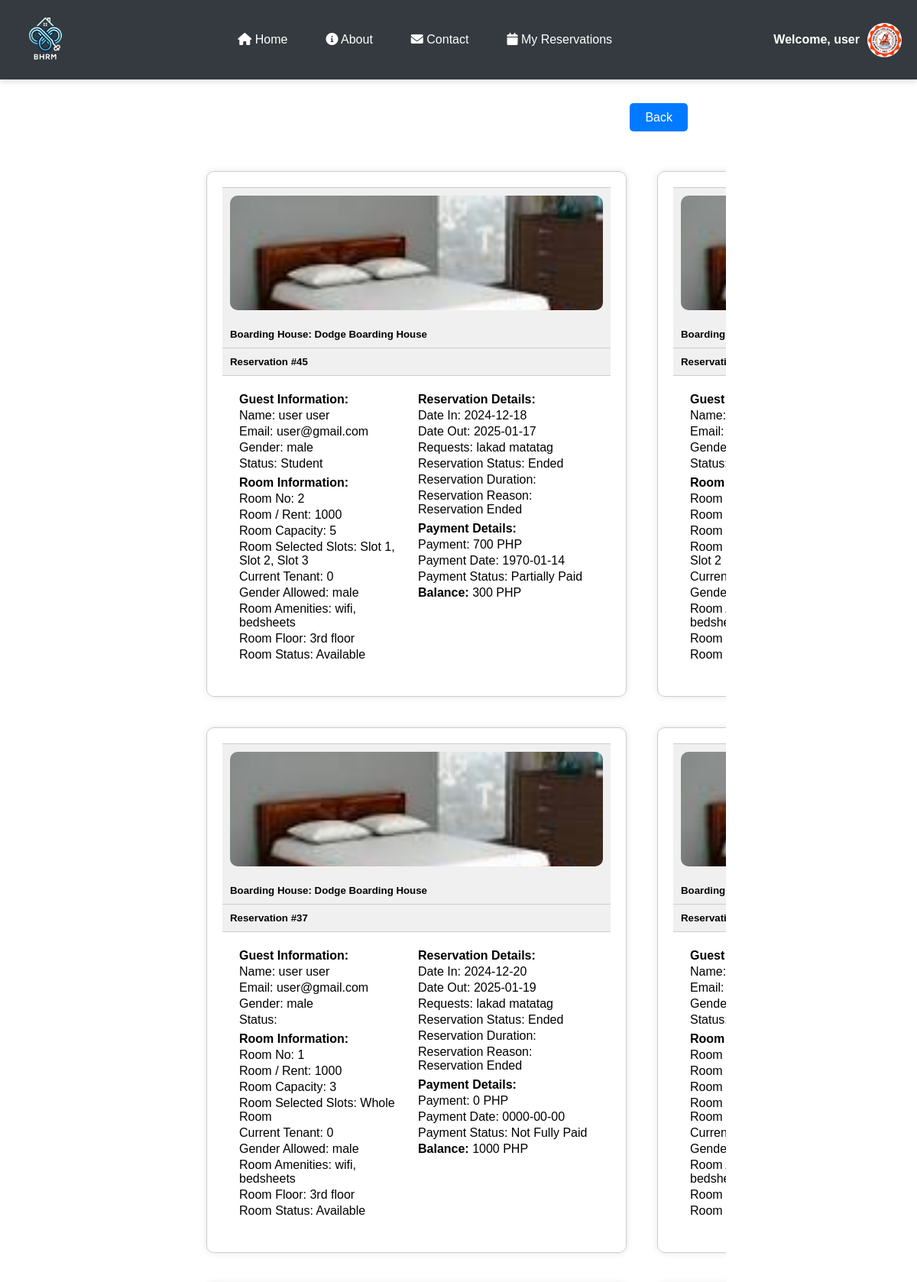
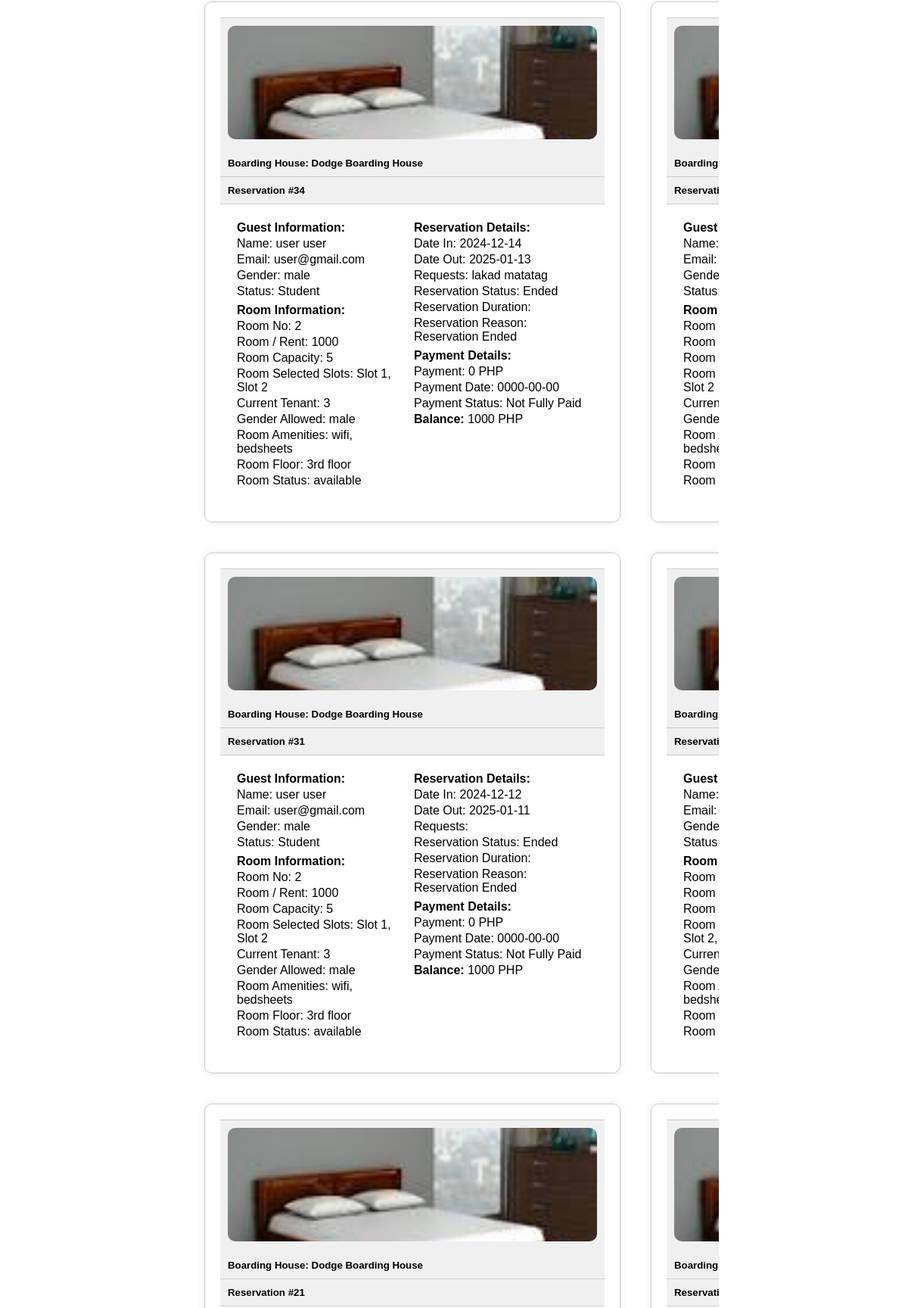
The page /reservation.php (signed in, upper part) on the database its author committed (2 pictures, top to bottom).
### tables this page shows
CREATE TABLE `users` (
  `id` int(11) NOT NULL,
  `image` varchar(255) NOT NULL,
  `fname` varchar(50) NOT NULL,
  `lname` varchar(50) NOT NULL,
  `gender` varchar(255) NOT NULL,
  `uname` varchar(50) NOT NULL,
  `pass` varchar(50) NOT NULL,
  `role` varchar(50) NOT NULL,
  `hname` varchar(255) NOT NULL
);

CREATE TABLE `reservation` (
  `id` int(255) NOT NULL,
  `image` varchar(255) NOT NULL,
  `fname` varchar(255) NOT NULL,
  `lname` varchar(255) NOT NULL,
  `email` varchar(255) NOT NULL,
  `gender` varchar(255) NOT NULL,
  `date_in` date DEFAULT NULL,
  `date_out` date DEFAULT NULL,
  `tenant_status` varchar(255) NOT NULL,
  `addons` varchar(255) NOT NULL,
  `room_no` int(255) NOT NULL,
  `capacity` int(255) NOT NULL,
  `room_slot` varchar(255) NOT NULL,
  `current_tenant` int(255) NOT NULL,
  `amenities` varchar(255) NOT NULL,
  `tenant_type` varchar(255) NOT NULL,
  `room_floor` varchar(255) NOT NULL,
  `price` int(255) NOT NULL,
  `status` varchar(255) NOT NULL,
  `payment` int(255) NOT NULL,
  `pay_stat` varchar(255) NOT NULL,
  `pay_date` date DEFAULT NULL,
  `res_stat` varchar(255) NOT NULL,
  `res_duration` varchar(255) NOT NULL,
  `res_reason` varchar(255) NOT NULL,
  `hname` varchar(255) NOT NULL,
  `owner` varchar(255) NOT NULL
);

### reservation.php (the view, shortened to what this page needs)
<?php require 'php/connection.php';
?>
<!DOCTYPE html>
<html lang="en">
<head>
</head>
<body>
    <?php include 'navbar.php'; ?>
    <?php if(!empty($_SESSION['role']) && $_SESSION['role'] == 'landlord'): ?>
    <?php else: ?>
        <div class="back">
            <div>
                <?php
                    if(empty($_SESSION['uname'])){
                        echo "<a class='btn' href='index.php'>Back</a>";
                    }else{
                        echo "<a class='btn' href='index.php'>Back</a>";
                    }
                ?>
            </div>
        </div>
    <?php endif; ?>
    <div class="container">
        <?php
        if (!empty($_SESSION['uname']) && $_SESSION['role'] == 'user' && empty($_SESSION['hname'])) {
            $uname = $_SESSION['uname'];
            $reservationQuery = "SELECT * FROM reservation WHERE email = '$uname' ORDER BY id DESC";
            $reservationResult = mysqli_query($conn, $reservationQuery);
            while ($reservation = mysqli_fetch_assoc($reservationResult)) {
                $reservationId = $reservation['id'];
                $roomPrice = $reservation['price'];
                $twobalance = $reservation['price'] - $reservation['payment'];
                $paymentQuery = "SELECT * FROM payments WHERE res_id = '$reservationId' ORDER BY id DESC";
                $paymentResult = mysqli_query($conn, $paymentQuery);
                $payment = mysqli_fetch_assoc($paymentResult);
                $paymentAmount = $payment['payment'] ?? 0;
                $balance = $roomPrice - $paymentAmount;
                ?>
                <div class="card">
                    <div class="card-footer">
                        <img src="<?php echo $reservation['image']; ?>" alt="Boarding House Image">
                    </div>
                    <div class="card-header">
                        <h5>Boarding House: <?php echo $reservation['hname']; ?></h5>
                    </div>
                    <div class="card-header">
                        <h5>Reservation #<?php echo $reservation['id']; ?></h5>
                    </div>
                    <div class="card-body">
                        <div class="row">
                            <div class="col-md-6">
                                <p><strong>Guest Information:</strong></p>
                                <p>Name: <?php echo $reservation['fname'] . ' ' . $reservation['lname']; ?></p>
                                <p>Email: <?php echo $reservation['email']; ?></p>
                                <p>Gender: <?php echo $reservation['gender']; ?></p>
                                <p>Status: <?php echo $reservation['tenant_status']; ?></p>
                            </div>
                            <div class="col-md-6">
                                <p><strong>Room Information:</strong></p>
                                <p>Room No: <?php echo $reservation['room_no']; ?></p>
                                <p>Room / Rent: <?php echo $reservation['price']; ?></p>
                                <p>Room Capacity: <?php echo $reservation['capacity']; ?></p>
                                <p>Room Selected Slots: <?php echo $reservation['room_slot']; ?></p>
                                <p>Current Tenant: <?php echo $reservation['current_tenant']; ?></p>
                                <p>Gender Allowed: <?php echo $reservation['gender']; ?></p>
                                <p>Room Amenities: <?php echo $reservation['amenities']; ?></p>
                                <p>Room Floor: <?php echo $reservation['room_floor']; ?></p>
                                <p>Room Status: <?php echo $reservation['status']; ?></p>
                            </div>
                        </div>
                        <div class="row">
                            <div class="col-md-6">
                                <p><strong>Reservation Details:</strong></p>
                                <p>Date In: <?php echo $reservation['date_in']; ?></p>
                                <p>Date Out: <?php echo $reservation['date_out']; ?></p>
                                <p>Requests: <?php echo $reservation['addons']; ?></p>
                                <p>Reservation Status: <?php echo $reservation['res_stat']; ?></p>
                                <p>Reservation Duration: <?php echo $reservation['res_duration']; ?></p>
                                <p>Reservation Reason: <?php echo $reservation['res_reason']; ?></p>
                            </div>
                            <div class="col-md-6">
                                <p><strong>Payment Details:</strong></p>
                                <?php if ($payment) { ?>
                                    <p>Payment: <?php echo $payment['payment'] . ' PHP'; ?></p>
                                    <p>Payment Date: <?php echo $payment['pay_date']; ?></p>
                                    <p>Payment Status: <?php echo $payment['pay_stat']; ?></p>
                                    <p><strong>Balance: </strong><?php echo $balance . ' PHP'; ?></p>
                                <?php } else { ?>
                                    <p>Payment:  <?php echo $reservation['payment'] . ' PHP'; ?></p>
                                    <p>Payment Date: <?php echo $reservation['pay_date']; ?></p>
                                    <p>Payment Status: <?php echo $reservation['pay_stat']; ?></p>
                                    <p><strong>Balance: </strong><?php echo $twobalance . ' PHP'; ?></p>
                                <?php } ?>
                            </div>
                        </div>
                    </div>
                </div>
                <?php
            }
        }
        ?>
    </div>
</body>
</html>

### navbar.php (shortened to what this page needs)
<!DOCTYPE html>
<html lang="en">
<head>
    <link rel="stylesheet" href="https://cdnjs.cloudflare.com/ajax/libs/font-awesome/6.0.0/css/all.min.css">
</head>
<body>
<?php
    if (!empty($_SESSION['uname'])) {
        $uname = $_SESSION['uname'];
        $query = "SELECT * FROM users WHERE uname = '$uname'";
        $result = mysqli_query($conn, $query);
        $fetch = mysqli_fetch_assoc($result);
    }
?>
<nav class="navbar">
    <a class="navbar-brand" href="#">
        <img src="images/logo.png" alt="Logo">
    </a>
    <div class="nav-links">
        <a class="nav-link" href="index.php"><i class="fas fa-home"></i> Home</a>
        <a class="nav-link" href="about.php"><i class="fas fa-info-circle"></i> About</a>
        <a class="nav-link" href="contact.php"><i class="fas fa-envelope"></i> Contact</a>
        <?php if (!empty($_SESSION['uname']) && $_SESSION['role'] == 'user'): ?>
            <a class="nav-link" href="reservation.php"><i class="fas fa-calendar"></i> My Reservations</a>
        <?php endif; ?>
    </div>
    <div class="login">
        <?php if (empty($_SESSION['uname'])): ?>
            <a class="button" href="php/login.php"><i class="fas fa-sign-in-alt"></i> Login</a>
        <?php else: ?>
            <div class="profile-dropdown">
                <span>Welcome, <?php echo $fetch['fname']; ?></span>
                <img src="<?php echo $fetch['image']; ?>" alt="Profile Image" class="profile-img">
            </div>
        <?php endif; ?>
    </div>
</nav>
</body>
</html>

### reservation.php (style rules this page uses)
* { margin: 0; padding: 0; box-sizing: border-box; font-family: sans-serif; }
a { text-decoration: none; color: black; }
body { margin: 0; font-family: Arial, sans-serif; margin-left: 220px; }
body { margin: 0; padding: 0; box-sizing: border-box; color: black; }
img { width: 150px; height: auto; }
.back { height: 100px; display: flex; justify-content: right; align-items: center; margin-right: 300px; }
.back a { height: auto; }
.btn { color: rgb(255, 255, 255); padding: 10px 20px; border-radius: 5px; font-size: 16px; cursor: pointer; background-color: #007bff; }
.container { margin: 0 250px; width: auto; display: grid; grid-template-columns: 1fr 1fr 1fr; grid-template-rows: 1fr; overflow-y: scroll; overflow-x: scroll; height: auto; }
.card { margin: 20px; padding: 20px; display: flex; flex-direction: column; justify-content: space-around; border: 1px solid #ccc; border-radius: 10px; box-shadow: 0 0 10px rgba(0, 0, 0, 0.1); width: 550px; }
.card-header { background-color: #f0f0f0; padding: 10px; border-bottom: 1px solid #ccc; }
.card-body { width: auto; padding: 20px; display: grid; grid-template-columns: 1fr 1fr; }
.col-md-6 { padding: 2px; }
.col-md-6 p { margin-bottom: 3px; }
.card-footer { padding: 10px; background-color: #f0f0f0; border-top: 1px solid #ccc; }
.card-footer img { width: 100%; height: 150px; object-fit: cover; border-radius: 10px; }

### navbar.php (style rules this page uses)
* { margin: 0; padding: 0; box-sizing: border-box; font-family: sans-serif; }
.navbar { background-color: #343a40; display: flex; justify-content: space-between; align-items: center; padding: 10px 20px; box-shadow: 0 4px 6px rgba(0, 0, 0, 0.1); position: relative; }
.navbar-brand img { width: 80px; height: 80px; }
.nav-links { display: flex; gap: 20px; align-items: center; }
.nav-link { color: white; text-decoration: none; padding: 10px 15px; transition: color 0.3s ease; }
.profile-dropdown { position: relative; display: flex; align-items: center; cursor: pointer; }
.profile-dropdown span { color: white; font-weight: bold; margin-right: 10px; }
.profile-img { width: 45px; height: 45px; border-radius: 50%; object-fit: cover; }

### rows shown on the page
users: fname "user", image (picture)
reservation: image (picture), hname "Dodge Boarding House", id "45", fname "user", lname "user", email "user@gmail.com", gender "male", tenant_status "Student", room_no "2", price "1000", capacity "5", room_slot "Slot 1, Slot 2, Slot 3", current_tenant "0", amenities "wifi, bedsheets", room_floor "3rd floor", status "Available", date_in "2024-12-18", date_out "2025-01-17", addons "lakad matatag", res_stat "Ended", res_reason "Reservation Ended", payment "700", pay_date "1970-01-14", pay_stat "Partially Paid", twobalance "300"
reservation: image (picture)
reservation: image (picture), hname "Dodge Boarding House", id "37", fname "user", lname "user", email "user@gmail.com", gender "male", room_no "1", price "1000", capacity "3", room_slot "Whole Room", current_tenant "0", amenities "wifi, bedsheets", room_floor "3rd floor", status "Available", date_in "2024-12-20", date_out "2025-01-19", addons "lakad matatag", res_stat "Ended", res_reason "Reservation Ended", payment "0", pay_date "0000-00-00", pay_stat "Not Fully Paid"
reservation: image (picture)
reservation: image (picture), hname "Dodge Boarding House", id "34", fname "user", lname "user", email "user@gmail.com", gender "male", tenant_status "Student", room_no "2", price "1000", capacity "5", room_slot "Slot 1, Slot 2", current_tenant "3", amenities "wifi, bedsheets", room_floor "3rd floor", status "available", date_in "2024-12-14", date_out "2025-01-13", addons "lakad matatag", res_stat "Ended", res_reason "Reservation Ended", payment "0", pay_date "0000-00-00", pay_stat "Not Fully Paid"
reservation: image (picture)
reservation: image (picture), hname "Dodge Boarding House", id "31", fname "user", lname "user", email "user@gmail.com", gender "male", tenant_status "Student", room_no "2", price "1000", capacity "5", room_slot "Slot 1, Slot 2", current_tenant "3", amenities "wifi, bedsheets", room_floor "3rd floor", status "available", date_in "2024-12-12", date_out "2025-01-11", res_stat "Ended", res_reason "Reservation Ended", payment "0", pay_date "0000-00-00", pay_stat "Not Fully Paid"
reservation: image (picture)
reservation: image (picture), hname "Dodge Boarding House", id "21"
reservation: image (picture)
